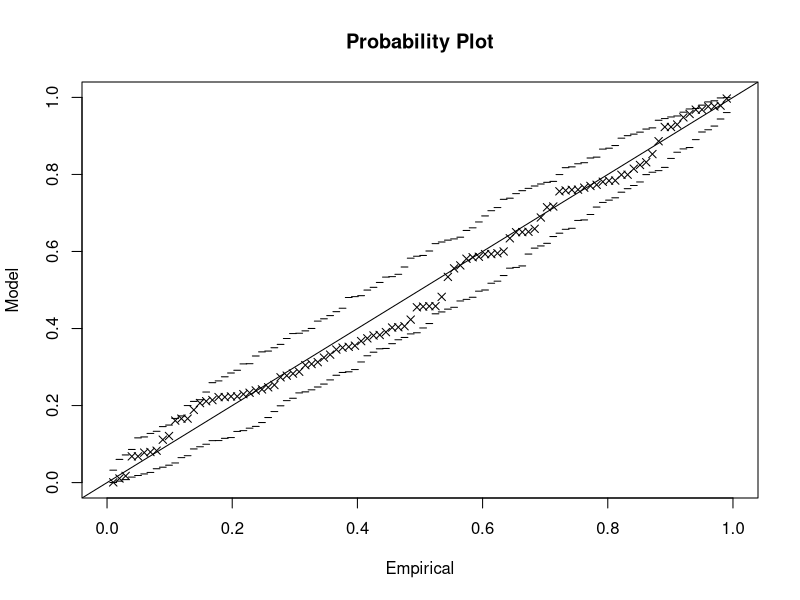
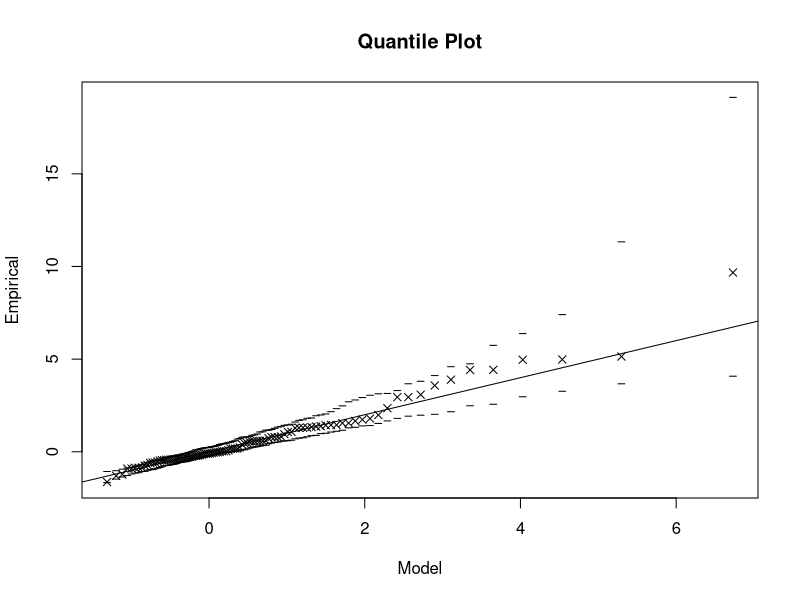
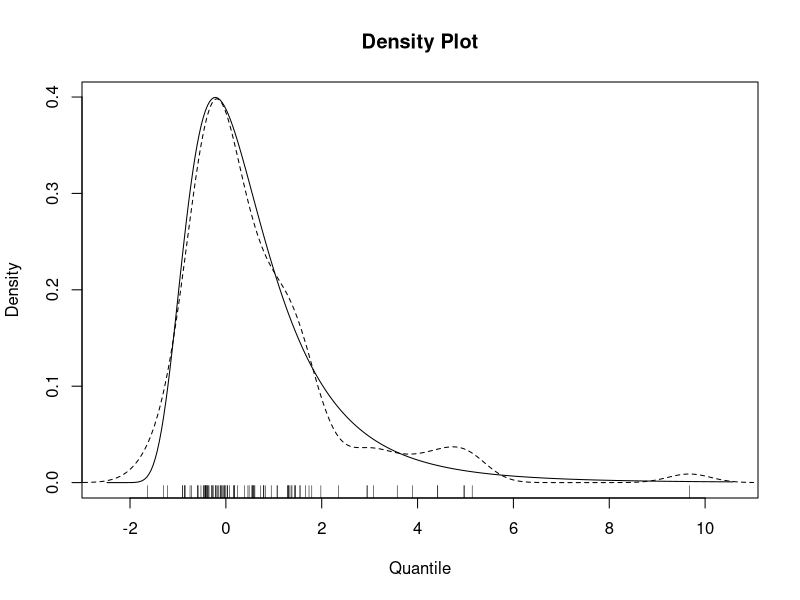
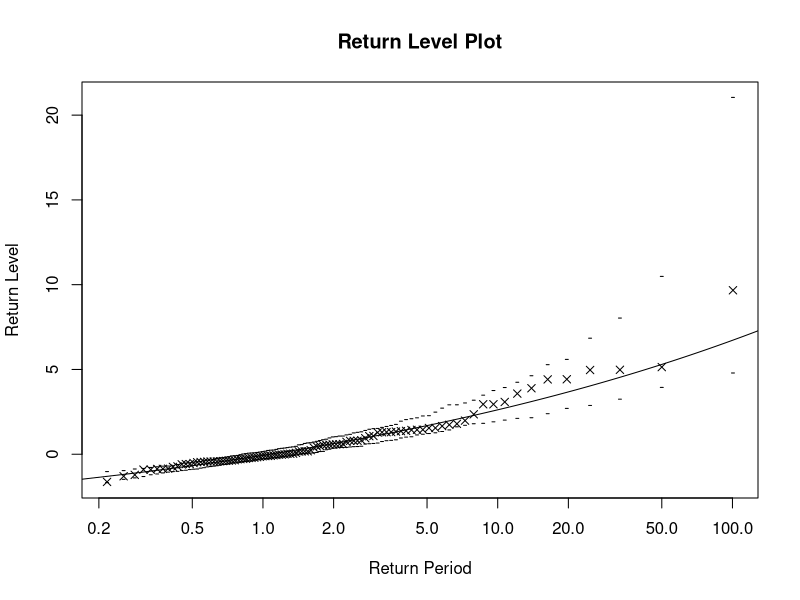
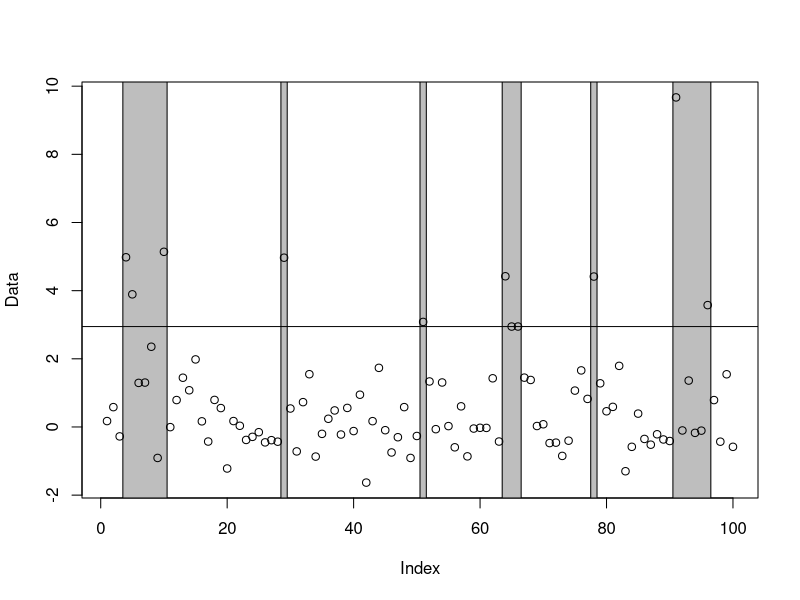
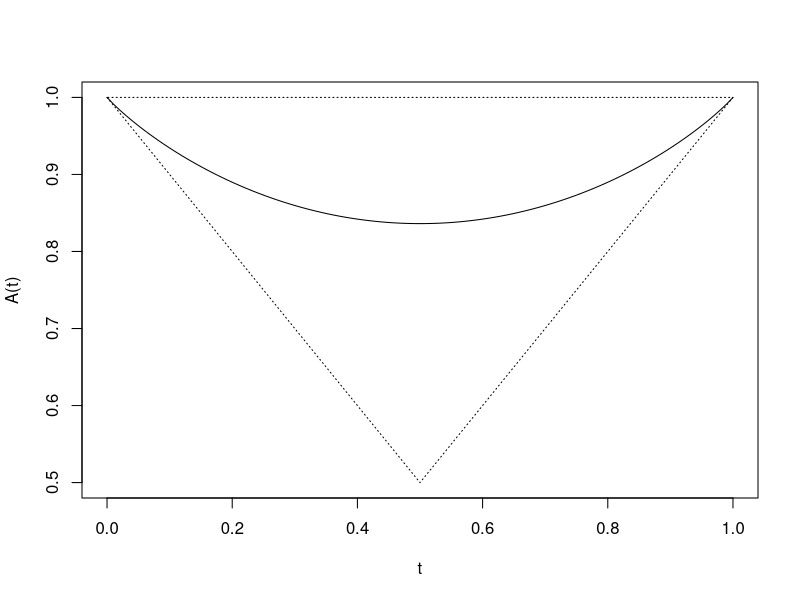

R code for these plots, in order:
## ---- chunk 1
knitr::opts_chunk$set(echo = TRUE)

# install packages
pkgs <- c('evd','knitr')

for (pkg in pkgs){
  if (!(pkg %in% installed.packages())){
    install.packages(pkg)
  }
}

## ---- chunk 2
require(evd)
require(knitr) #「従属パラメータと従属関数の関係」の表作成に使用

## ---- chunk 3
# サンプルデータ生成 (GEV)
set.seed(123)
uv_data <- rgev(100, loc = 0, scale = 1, shape = 0.2)

# GEVモデルをデータにフィットさせる
fit_gev <- fgev(uv_data)

## ---- chunk 4

# フィット結果の表示
print(fit_gev)

# フィット結果のプロット
plot(fit_gev)

## ---- chunk 5
# 閾値を超える値をクラスタリング
clusters <- clusters(uv_data, u = quantile(uv_data, 0.90), r = 5, plot = TRUE)
print(clusters)
## ---- chunk 6
# サンプルデータ生成 (二変量ロジスティックモデル)
set.seed(123)
bv_data <- rbvevd(100, dep = 0.7, model = "log")

# ロジスティックモデルをデータにフィットさせる
fit_bv <- fbvevd(bv_data, model = "log")
print(fit_bv)
## ---- chunk 7

# 従属関数のプロット
abvevd(dep = fit_bv$estimate["dep"], model = "log", plot = TRUE)
fit_bv$estimate["dep"]

## ---- chunk 8

# データフレームを作成
dep_table <- data.frame(
  `dep` = c("1", "0.7", "0.4", "0.1", "0"),
  `従属関数の形` = c(
    "A(w) = 1",
    "少し凹む",
    "かなり凹む",
    "V字に近い",
    "A(w) = max(w, 1 − w)"
  ),
  `意味` = c(
    "完全独立",
    "弱い従属",
    "中程度の従属",
    "強い従属",
    "完全従属"
  )
)

# 表を出力
kable(dep_table, caption = "従属パラメータと従属関数の関係")

## ---- chunk 9

# 独立性検定（ロジスティックモデル）
ind_test <- evind.test(bv_data, method = "score")
print(ind_test)
